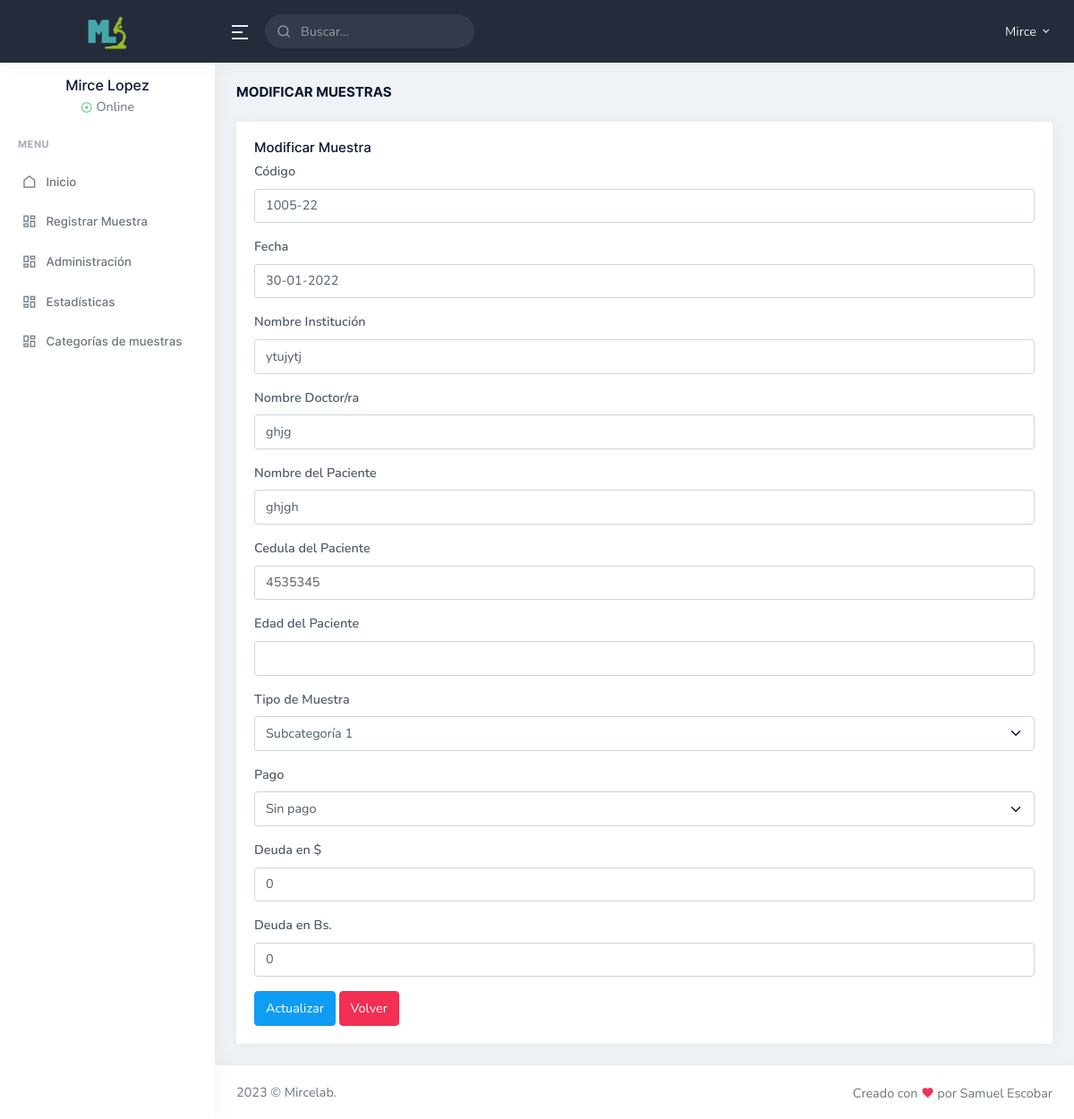
Page /admin/modificar.php?id=27 (signed in) on the committed database.
### tables this page shows
CREATE TABLE IF NOT EXISTS muestras (
  id int(11) NOT NULL AUTO_INCREMENT,
  nombre_institucion varchar(100) DEFAULT NULL,
  pago varchar(100) DEFAULT NULL,
  dolares float DEFAULT 0,
  bolivares float DEFAULT 0,
  nombre_paciente varchar(100) DEFAULT NULL,
  ci_paciente varchar(100) DEFAULT NULL,
  codigo varchar(100) DEFAULT NULL,
  tipo varchar(100) DEFAULT NULL,
  bloque varchar(100) DEFAULT NULL,
  lamina varchar(100) DEFAULT NULL,
  impresa varchar(100) DEFAULT NULL,
  fecha varchar(100) DEFAULT NULL,
  nombre_doctor varchar(100) DEFAULT NULL,
  tipo_tejido varchar(100) DEFAULT NULL,
  PRIMARY KEY (id)
);

### admin/modificar.php (called while the page is built, shortened)
<?php session_start();
require ('config.php');
require ('../funciones.php');
$conexion = conexion($bd_config);
if ($_SERVER['REQUEST_METHOD'] == 'POST') {
          $id = $_POST['id'];
          $codigo = limpiarDatosInicio($_POST['codigo']);
          $nombre_institucion = limpiarDatos($_POST['nombre_institucion']);
          $nombre_doctor = limpiarDatos($_POST['nombre_doctor']);
          $pago = limpiarDatosInicio($_POST['pago']);
          $dolares = limpiarDatosInicio($_POST['dolares']);
          $bolivares = limpiarDatosInicio($_POST['bolivares']);
          $nombre_paciente = limpiarDatos($_POST['nombre_paciente']);
          $ci_paciente = limpiarDatosInicio($_POST['ci_paciente']);
          $impresa = limpiarDatosInicio($_POST['impresa']);
          $fecha = limpiarDatosInicio($_POST['fecha']);
          $tipo_tejido = limpiarDatosInicio($_POST['tipo']);
          $daticos = obtener_cat_parent($conexion, $tipo_tejido);
          if (!$daticos) {
           $tipo = 'sin datos';
          }
          $cat_name = $daticos[0][0];
          $tipo = $cat_name;
          $cat_id = $daticos[0][1];
          $subcat_name = obtener_cat_name($conexion, $tipo_tejido);
          $subcat_name = $subcat_name[0][0];
          $tipo_tejido = $subcat_name;
         $consulta = $conexion->prepare(
          'UPDATE muestras SET codigo = :codigo, nombre_institucion = :nombre_institucion, pago = :pago, dolares = :dolares, bolivares = :bolivares, nombre_paciente = :nombre_paciente, ci_paciente = :ci_paciente, tipo = :tipo, impresa = :impresa, fecha = :fecha, nombre_doctor = :nombre_doctor, tipo_tejido = :tipo_tejido WHERE id = :id'
          );
          $consulta->execute(array(
                'codigo' => $codigo,
                'nombre_institucion' => $nombre_institucion,
                'pago' => $pago,
                'dolares' => $dolares,
                'bolivares' => $bolivares,
                'nombre_paciente' => $nombre_paciente,
                'ci_paciente' => $ci_paciente,
                'tipo' => $tipo,
                'impresa' => $impresa,
                'fecha' => $fecha,
                'nombre_doctor' => $nombre_doctor,
                'tipo_tejido' => $tipo_tejido,
                'id' => $id
            ));
         header('location: ' . RUTA . 'admin/index.php');
} else {
    $id_articulo = id_articulo($_GET['id']);
   $datos =  obtener_post_id($conexion, $id_articulo);
   $datos = $datos[0];
   $cat_by_id = $datos[14];
   $daticos = obtener_cat_id_by_name($conexion, $cat_by_id);
   $daticos = $daticos[0][0];
}
require ('../vistas/modificar.vista.php');
?>

### funciones.php (called while the page is built, shortened)
<?php
function limpiarDatos($datos){
    $datos = trim($datos);
    $datos = stripslashes($datos);
    $datos = htmlspecialchars($datos);
    $datos = ucwords($datos);
    return $datos;
}
function obtener_cat_id_by_name($conexion, $name) {
    $resultado = $conexion->prepare("SELECT id FROM categorias WHERE nombre LIKE :busqueda LIMIT 1");
    $resultado->execute(array(':busqueda' => "%$name%"));
    $resultado = $resultado->fetchAll();
    return ($resultado) ? $resultado : false;
}
function id_articulo($id) {
    return (int)limpiarDatos($id);
}
function obtener_post_id($conexion, $id) {
    $resultado = $conexion->prepare("SELECT * FROM muestras WHERE id = $id LIMIT 1");
    $resultado->execute();
    $resultado = $resultado->fetchAll();
    return ($resultado) ? $resultado : false;
}
?>

### vistas/modificar.vista.php (the view, shortened to what this page needs)
<?php require 'admin_header.php'; ?>
    <div class="main-content">
        <div class="page-content">
            <div class="container-fluid">
                <div class="row">
                    <div class="col-12">
                        <div class="page-title-box d-sm-flex align-items-center justify-content-between">
                            <h4 class="mb-sm-0">Modificar Muestras</h4>
                        </div>
                    </div>
                </div>
                <div class="row">
                    <div class="col-12">
                        <div class="card">
                            <div class="card-body">
                                <?php if ($_SESSION['tipo']=='admin'): ?>
                                    <h4 class="card-title">Modificar Muestra</h4>
                                <form action="<?php echo htmlspecialchars($_SERVER['PHP_SELF'])?>" method="post">
                                        <div class="mb-3">
                                            <label for="codigo" class="form-label">Código</label>
                                            <input type="text" class="form-control" name="codigo" id="codigo" value="<?php echo $datos['codigo']?>">
                                        </div>
                                        <div class="mb-3">
                                            <label for="fecha" class="form-label">Fecha</label>
                                            <input type="text" class="form-control" name="fecha" id="fecha" value="<?php echo $datos['fecha']?>">
                                        </div>
                                        <div class="mb-3">
                                            <label for="nombre_institucion" class="form-label">Nombre Institución</label>
                                            <input type="text" class="form-control" name="nombre_institucion" id="nombre_institucion" value="<?php echo $datos['nombre_institucion']?>">
                                        </div>
                                        <div class="mb-3">
                                            <label for="nombre_doctor" class="form-label">Nombre Doctor/ra</label>
                                            <input type="text" class="form-control" name="nombre_doctor" id="nombre_doctor" value="<?php echo $datos['nombre_doctor']?>">
                                        </div>
                                        <div class="mb-3">
                                            <label for="nombre_paciente" class="form-label">Nombre del Paciente</label>
                                            <input type="text" class="form-control" name="nombre_paciente" id="nombre_paciente" value="<?php echo $datos['nombre_paciente']?>">
                                        </div>
                                        <div class="mb-3">
                                            <label for="ci_paciente" class="form-label">Cedula del Paciente</label>
                                            <input type="text" class="form-control" name="ci_paciente" id="ci_paciente" value="<?php echo $datos['ci_paciente']?>">
                                        </div>
                                        <div class="mb-3">
                                            <label for="edad_paciente" class="form-label">Edad del Paciente</label>
                                            <input type="number" class="form-control" name="edad_paciente" id="edad_paciente" value="<?php echo $datos['edad_paciente']?>">
                                        </div>
                                        <div class="mb-3">
                                            <label for="tipo" class="form-label">Tipo de Muestra</label>
                                            <select class="form-select" name="tipo" id="tipo">
                                                <option value="<?php echo $daticos; ?>"><?php echo $datos['tipo_tejido']; ?></option>
                                            </select>
                                        </div>
                                        <div class="mb-3">
                                            <label for="pago" class="form-label">Pago</label>
                                            <?php if ($datos['pago'] == 'Sin pago'): ?>
                                                <select class="form-select" name="pago" id="pago">
                                                    <option value="Sin pago">Sin pago</option>
                                                </select>
                                            <?php endif; ?>
                                        </div>
                                        <div class="mb-3 dolares no-mostrar">
                                            <label for="dolares" class="form-label dolarLabel"><?php if ($datos['pago'] == 'Sin pago'): ?>Deuda en $<?php else: ?>Monto en $<?php endif; ?></label>
                                            <input type="number" class="form-control" name="dolares" id="dolares" value="<?php echo $datos['dolares']?>">
                                        </div>
                                        <div class="mb-3 bolivares no-mostrar">
                                            <label for="bolivares" class="form-label bolivarLabel"><?php if ($datos['pago'] == 'Sin pago'): ?>Deuda en Bs.<?php else: ?>Monto en Bs.<?php endif; ?></label>
                                            <input type="number" class="form-control" name="bolivares" id="bolivares" value="<?php echo $datos['bolivares']?>">
                                        </div>
                                        <button type="submit" class="btn btn-primary">Actualizar</button>
                                        <a class="btn btn-danger" href="<?php echo RUTA; ?>admin" role="button">Volver</a>
                                    </form>
                                <?php else: ?>
                                    <h4 class="card-title">Error</h4>
                                <?php endif; ?>
                            </div>
                        </div>
                    </div>
                </div>
            </div>
        </div>
    </div>
<?php require 'footer.php'; ?>

### rows in the picture
muestras: codigo "1005-22", fecha "30-01-2022", nombre_institucion "ytujytj", nombre_doctor "ghjg", nombre_paciente "ghjgh", ci_paciente "4535345", tipo "Subcategoría 1", dolares "0", bolivares "0"

### other values in the picture
$_SESSION['nombre'] "Mirce"
$_SESSION['apellido'] "Lopez"
